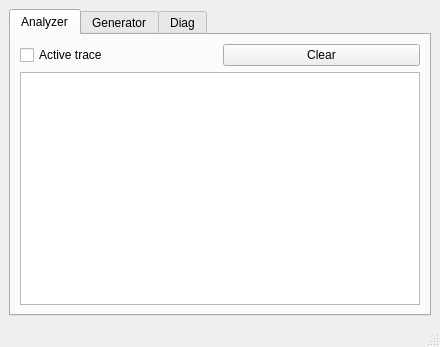
<?xml version="1.0" encoding="UTF-8"?>
<ui version="4.0">
 <class>ihm_XbeeNetworkMessenger</class>
 <widget class="QMainWindow" name="ihm_XbeeNetworkMessenger">
  <property name="geometry">
   <rect>
    <x>0</x>
    <y>0</y>
    <width>440</width>
    <height>347</height>
   </rect>
  </property>
  <property name="windowTitle">
   <string>MainWindow</string>
  </property>
  <widget class="QWidget" name="centralwidget">
   <layout class="QGridLayout" name="gridLayout_4">
    <item row="0" column="0">
     <widget class="QTabWidget" name="tabWidget">
      <property name="currentIndex">
       <number>0</number>
      </property>
      <widget class="QWidget" name="tab_analyzer">
       <attribute name="title">
        <string>Analyzer</string>
       </attribute>
       <layout class="QGridLayout" name="gridLayout_2">
        <item row="0" column="0">
         <widget class="QCheckBox" name="trace_active">
          <property name="text">
           <string>Active trace</string>
          </property>
         </widget>
        </item>
        <item row="0" column="1">
         <widget class="QPushButton" name="clear_trace">
          <property name="text">
           <string>Clear</string>
          </property>
         </widget>
        </item>
        <item row="1" column="0" colspan="2">
         <widget class="QTextEdit" name="analyser"/>
        </item>
       </layout>
      </widget>
      <widget class="QWidget" name="tab_generator">
       <attribute name="title">
        <string>Generator</string>
       </attribute>
       <layout class="QGridLayout" name="gridLayout_3">
        <item row="2" column="0">
         <widget class="QSpinBox" name="ID">
          <property name="toolTip">
           <string>Message ID</string>
          </property>
          <property name="prefix">
           <string>0x</string>
          </property>
          <property name="maximum">
           <number>65535</number>
          </property>
          <property name="displayIntegerBase">
           <number>16</number>
          </property>
         </widget>
        </item>
        <item row="2" column="1">
         <widget class="QSpinBox" name="dlc">
          <property name="toolTip">
           <string>Message lenght</string>
          </property>
          <property name="maximum">
           <number>99</number>
          </property>
         </widget>
        </item>
        <item row="2" column="2">
         <widget class="QLineEdit" name="datas">
          <property name="toolTip">
           <string>&lt;html&gt;&lt;head/&gt;&lt;body&gt;&lt;p&gt;Données utiles à envoyer.&lt;/p&gt;&lt;p&gt;Format : Decimal / hexa ou mixte, séparation par des espaces.&lt;/p&gt;&lt;p&gt;Ex: 100 0xab 12 245 0xef 0x9F 45&lt;/p&gt;&lt;/body&gt;&lt;/html&gt;</string>
          </property>
         </widget>
        </item>
        <item row="3" column="0" colspan="2">
         <widget class="QPushButton" name="send">
          <property name="text">
           <string>Send</string>
          </property>
         </widget>
        </item>
        <item row="1" column="0">
         <widget class="QLabel" name="label">
          <property name="text">
           <string>Message</string>
          </property>
         </widget>
        </item>
        <item row="1" column="1" colspan="2">
         <widget class="QComboBox" name="message_list"/>
        </item>
        <item row="0" column="0">
         <widget class="QLabel" name="label_2">
          <property name="text">
           <string>Destination</string>
          </property>
         </widget>
        </item>
        <item row="0" column="1" colspan="2">
         <widget class="QComboBox" name="node_list"/>
        </item>
       </layout>
      </widget>
      <widget class="QWidget" name="tab_diag">
       <attribute name="title">
        <string>Diag</string>
       </attribute>
       <layout class="QGridLayout" name="gridLayout">
        <item row="0" column="0">
         <layout class="QGridLayout" name="layout_led_presence"/>
        </item>
       </layout>
      </widget>
     </widget>
    </item>
   </layout>
  </widget>
  <widget class="QMenuBar" name="menubar">
   <property name="geometry">
    <rect>
     <x>0</x>
     <y>0</y>
     <width>440</width>
     <height>22</height>
    </rect>
   </property>
  </widget>
  <widget class="QStatusBar" name="statusbar"/>
 </widget>
 <resources/>
 <connections/>
</ui>
